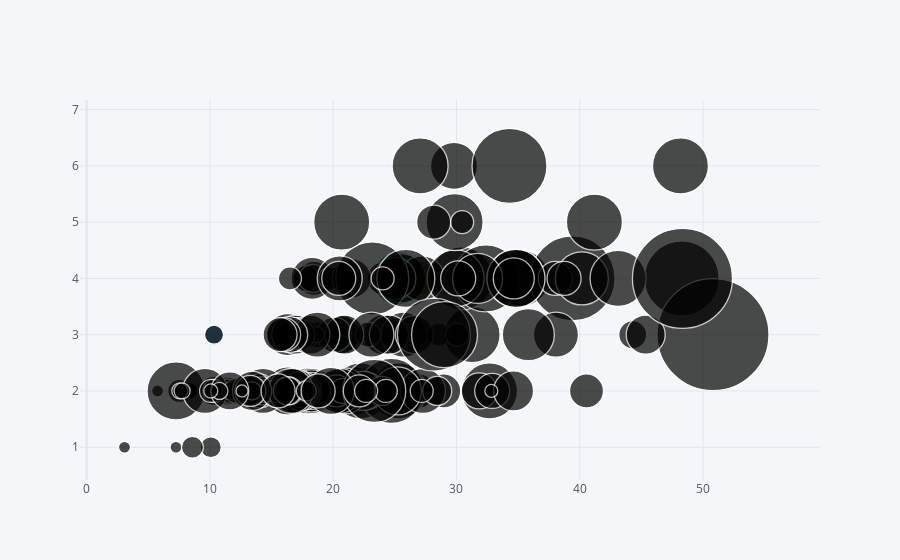

Notebook cell for this chart:
### Markdown cell above
Bubblechart — разновидность диаграммы рассеяния (scatterplot), в которой используются три параметра. Третий параметр влияет на размер маркера, который показывает связь между значениями переменных, отложенных на оси абсцисс и оси ординат:

bubble

### Code cell
df.iplot(kind = 'bubble', x = 'total_bill', y = 'size', size = 'tip')

### Figure 1 — Plotly figure (JSON) as saved in the notebook; plotly's stock layout.template omitted (floating-point values rounded to 4 significant figures; data arrays with more than 128 entries replaced by an {"elided": "..."} marker saying what was removed)
{"data": [{"marker": {"color": ["rgb(255, 153, 51)", "rgb(55, 128, 191)", "rgb(50, 171, 96)", "rgb(128, 0, 128)", "rgb(219, 64, 82)", "rgb(0, 128, 128)", "rgb(255, 255, 51)", "rgb(128, 128, 0)", "rgb(251, 128, 114)", "rgb(128, 177, 211)"], "line": {"width": 1.3}, "size": {"elided": "244 int values"}, "symbol": "circle"}, "mode": "markers", "text": "", "type": "scatter", "x": {"elided": "244 float values"}, "y": {"elided": "244 int values"}}], "layout": {"legend": {"bgcolor": "#F5F6F9", "font": {"color": "#4D5663"}}, "paper_bgcolor": "#F5F6F9", "plot_bgcolor": "#F5F6F9", "title": {"font": {"color": "#4D5663"}}, "xaxis": {"gridcolor": "#E1E5ED", "showgrid": true, "tickfont": {"color": "#4D5663"}, "title": {"font": {"color": "#4D5663"}, "text": ""}, "zerolinecolor": "#E1E5ED"}, "yaxis": {"gridcolor": "#E1E5ED", "showgrid": true, "tickfont": {"color": "#4D5663"}, "title": {"font": {"color": "#4D5663"}, "text": ""}, "zerolinecolor": "#E1E5ED"}}}
